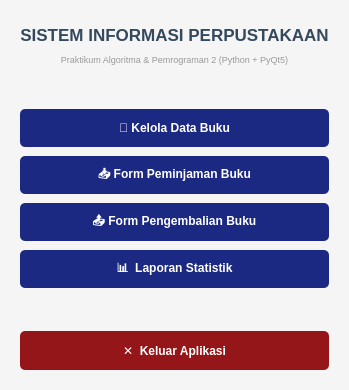
<?xml version="1.0" encoding="UTF-8"?>
<ui version="4.0">
 <class>Dashboard</class>
 <widget class="QMainWindow" name="Dashboard">
  <property name="geometry">
   <rect>
    <x>0</x>
    <y>0</y>
    <width>349</width>
    <height>390</height>
   </rect>
  </property>
  <property name="windowTitle">
   <string>Perpustakaan - Dashboard Utama</string>
  </property>
  <widget class="QWidget" name="centralwidget">
   <property name="styleSheet">
    <string notr="true">QWidget#centralwidget {
    background-color: #f5f5f5;
    background-image: none;
}
QLabel {
    color: #34495e;
}
QPushButton {
    background-color: #34495e;
    color: white;
    border: none;
    border-radius: 5px;
    font-family: Arial;
    font-size: 9pt;
    font-weight: bold;
    padding: 8px;
}
QPushButton:hover {
    background-color: #45627e;
}
QPushButton:pressed {
    background-color: #263747;
}
QPushButton#btn_keluar {
    background-color: #c0392b;
}
QPushButton#btn_keluar:hover {
    background-color: #e74c3c;
}</string>
   </property>
   <layout class="QVBoxLayout" name="verticalLayout">
    <property name="spacing">
     <number>9</number>
    </property>
    <property name="leftMargin">
     <number>20</number>
    </property>
    <property name="topMargin">
     <number>25</number>
    </property>
    <property name="rightMargin">
     <number>20</number>
    </property>
    <property name="bottomMargin">
     <number>20</number>
    </property>
    <item>
     <widget class="QLabel" name="labelTitle">
      <property name="font">
       <font>
        <family>Arial</family>
        <pointsize>13</pointsize>
        <weight>75</weight>
        <bold>true</bold>
       </font>
      </property>
      <property name="text">
       <string>SISTEM INFORMASI PERPUSTAKAAN</string>
      </property>
      <property name="alignment">
       <set>Qt::AlignCenter</set>
      </property>
     </widget>
    </item>
    <item>
     <widget class="QLabel" name="labelSubtitle">
      <property name="font">
       <font>
        <family>Arial</family>
        <pointsize>7</pointsize>
       </font>
      </property>
      <property name="styleSheet">
       <string notr="true">color: #999999;</string>
      </property>
      <property name="text">
       <string>Praktikum Algoritma &amp; Pemrograman 2 (Python + PyQt5)</string>
      </property>
      <property name="alignment">
       <set>Qt::AlignCenter</set>
      </property>
     </widget>
    </item>
    <item>
     <spacer name="verticalSpacer_1">
      <property name="orientation">
       <enum>Qt::Vertical</enum>
      </property>
      <property name="sizeHint" stdset="0">
       <size>
        <width>20</width>
        <height>22</height>
       </size>
      </property>
     </spacer>
    </item>
    <item>
     <widget class="QPushButton" name="btnKelolaBuku">
      <property name="minimumSize">
       <size>
        <width>0</width>
        <height>38</height>
       </size>
      </property>
      <property name="styleSheet">
       <string notr="true">background-color: rgb(28, 41, 130);
color: rgb(255, 255, 255);</string>
      </property>
      <property name="text">
       <string>📖 Kelola Data Buku</string>
      </property>
     </widget>
    </item>
    <item>
     <widget class="QPushButton" name="btnPinjamBuku">
      <property name="minimumSize">
       <size>
        <width>0</width>
        <height>38</height>
       </size>
      </property>
      <property name="styleSheet">
       <string notr="true">background-color: rgb(28, 41, 130);
color: rgb(255, 255, 255);</string>
      </property>
      <property name="text">
       <string>📥 Form Peminjaman Buku</string>
      </property>
     </widget>
    </item>
    <item>
     <widget class="QPushButton" name="btnKembaliBuku">
      <property name="minimumSize">
       <size>
        <width>0</width>
        <height>38</height>
       </size>
      </property>
      <property name="styleSheet">
       <string notr="true">background-color: rgb(28, 41, 130);
color: rgb(255, 255, 255);
</string>
      </property>
      <property name="text">
       <string>📤 Form Pengembalian Buku</string>
      </property>
     </widget>
    </item>
    <item>
     <widget class="QPushButton" name="btnLaporan">
      <property name="minimumSize">
       <size>
        <width>0</width>
        <height>38</height>
       </size>
      </property>
      <property name="styleSheet">
       <string notr="true">background-color: rgb(28, 41, 130);
color: rgb(255, 255, 255);</string>
      </property>
      <property name="text">
       <string>📊  Laporan Statistik</string>
      </property>
     </widget>
    </item>
    <item>
     <spacer name="verticalSpacer_2">
      <property name="orientation">
       <enum>Qt::Vertical</enum>
      </property>
      <property name="sizeHint" stdset="0">
       <size>
        <width>20</width>
        <height>20</height>
       </size>
      </property>
     </spacer>
    </item>
    <item>
     <widget class="QPushButton" name="btnKeluar">
      <property name="minimumSize">
       <size>
        <width>0</width>
        <height>39</height>
       </size>
      </property>
      <property name="styleSheet">
       <string notr="true">background-color: rgb(148, 22, 24);
color: rgb(255, 255, 255);</string>
      </property>
      <property name="text">
       <string>✕  Keluar Aplikasi</string>
      </property>
     </widget>
    </item>
   </layout>
  </widget>
 </widget>
 <resources/>
 <connections/>
</ui>
